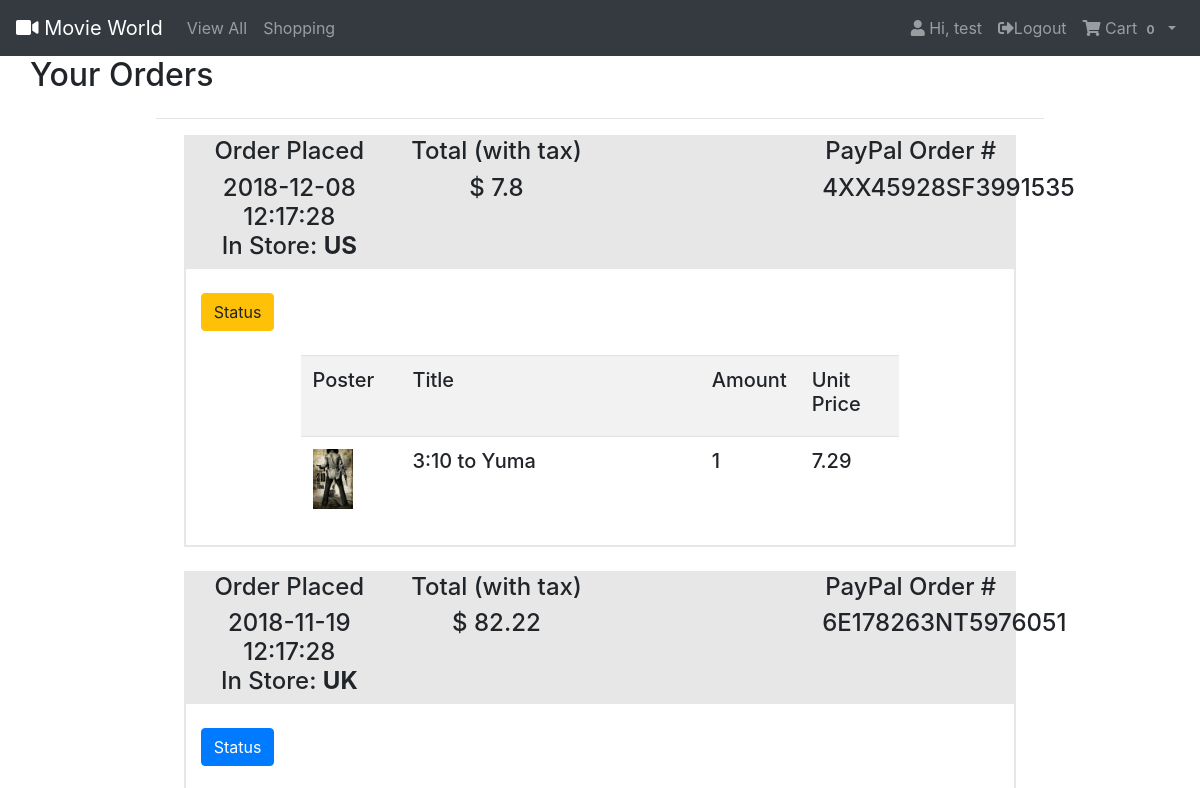
/show_history (signed in, upper part), run on an earlier commit of the app's database.
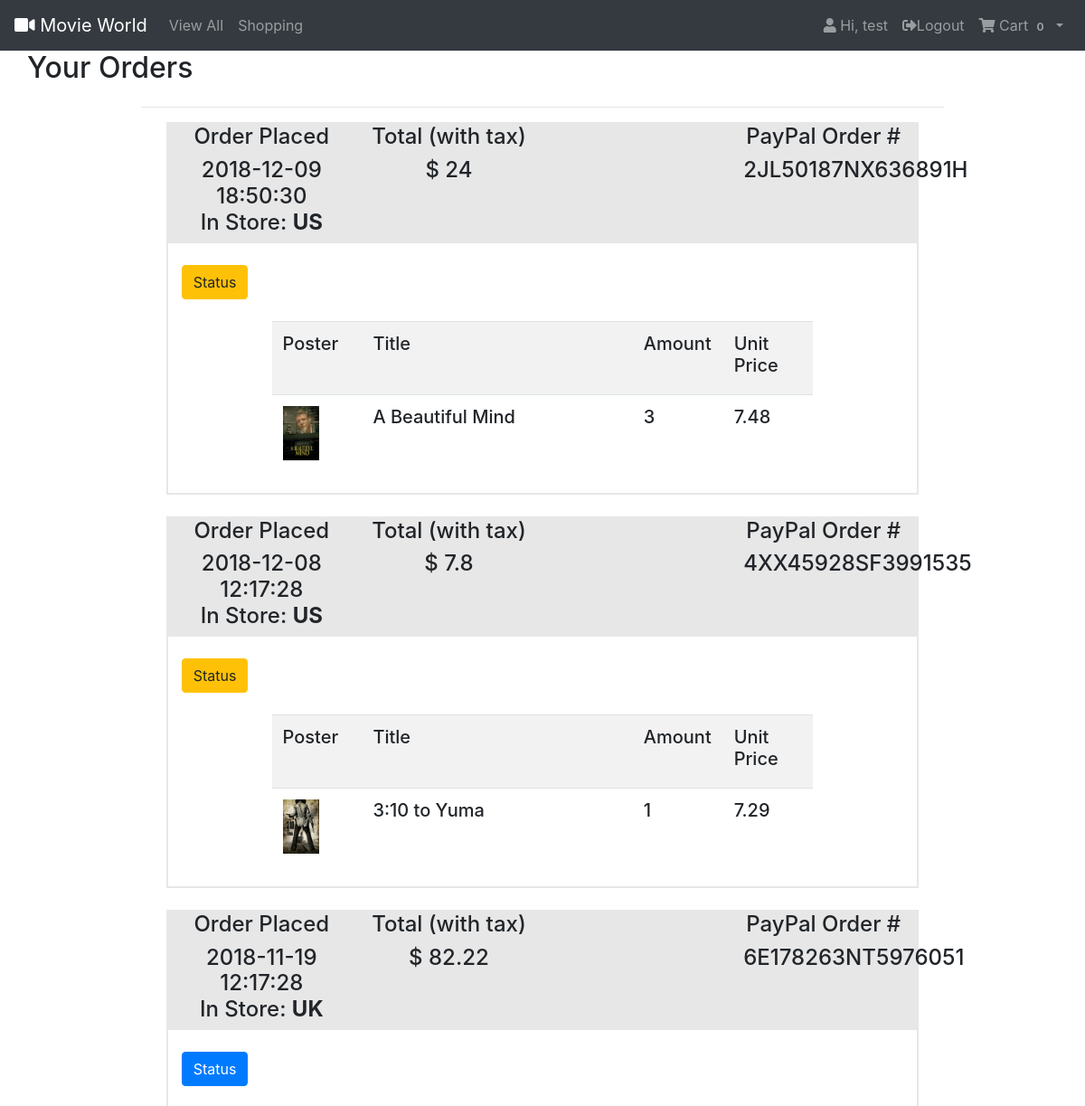
And on a later commit of the database.
### tables this page shows
CREATE TABLE users
(
  userID      INTEGER primary key,
  username    VARCHAR(20) unique not null,
  password    VARCHAR(100) not null,
  is_manager  BOOLEAN
);

CREATE TABLE transaction_info
(
  paypalID        VARCHAR(20) primary key,
  purchaseDate    datetime not null,
  customerID      INTEGER references customer,
  storeID         INTEGER references store,
  totalPrice      INTEGER(10) not null,
  shippingAddress VARCHAR(200) not null,
  -- 0: preparing, 1: shipping, 2: delivered
  status          INTEGER(1) not null,
  check (status>=0 and status<=2)
);

CREATE TABLE store
(
  storeID        INTEGER primary key autoincrement,
  emailAddress   VARCHAR(30) not null,
  region         VARCHAR(30)not null
);

CREATE TABLE transaction_detail
(
  paypalID     VARCHAR(20) references transaction_info,
  movieID      INTEGER references movie,
  amount       INTEGER(10) not null,
  unitPrice        INTEGER(10) not null,
  primary key (paypalID, movieID)
);

CREATE TABLE movie
(
  movieID       INTEGER primary key autoincrement,
  title         VARCHAR(80) not null,
  summary       VARCHAR(1000) not null,
  year          INTEGER(4) not null,
  contentRating VARCHAR(10) not null,
  rating        NUMERIC not null,
  imdbID        VARCHAR(10) unique not null
);

### movie/views.py (the view)
@app.route('/show_history')
@roles_accepted('customer')
def show_history():
    content = copy(context_base)
    conn, cur = get_db()
    cur.execute('select customerID from customer where userID=?', (current_user.id,))
    customer_id = cur.fetchone()[0]
    cur.execute('''
    select paypalID, purchaseDate, region, totalPrice, shippingAddress, status
    from transaction_info
    join store on transaction_info.storeID = store.storeID
    where customerID=?
    order by purchaseDate desc
    ''', (customer_id,))
    records = cur.fetchall()
    history = []
    for record in records:
        order = {
            'paypal_id': record[0],
            'date': record[1],
            'store': record[2],
            'total_price': record[3],
            'shipping': record[4],
            'status': record[5],
            'item_list': []}
        cur.execute('''
        select T.movieID, M.title, T.amount, T.unitPrice
        from transaction_detail T
        join movie M on T.movieID = M.movieID
        where paypalID=?
        ''', (record[0],))
        item_list = cur.fetchall()
        for item in item_list:
            order['item_list'].append({
                'movieID': str(item[0]),
                'title': item[1],
                'amount': item[2],
                'price': item[3]})
        history.append(order)
    content['history'] = history
    content['current_page'] = '/show_history'
    return render_template('show_history.html', **content)

### movie/database.py (called while the page is built)
def get_db():
    if 'db' not in g:
        if current_app.config['DATABASE_OPTION'] == 'MySQL':
            g.db = connector.connect(
                host="127.0.0.1",
                user="luozm",
                password="luo123123",
                database="web_movie"
            )
        elif current_app.config['DATABASE_OPTION'] == 'SQLite':
            g.db = sqlite3.connect(
                current_app.config['DATABASE_SQLITE'],
                detect_types=sqlite3.PARSE_DECLTYPES
            )
            g.db.execute('PRAGMA foreign_keys = ON')
        else:
            raise NotImplementedError
    return g.db, g.db.cursor()

### movie/models.py (called while the page is built)
@login_manager.user_loader
def load_user(user_id):
    user = User()
    return user.query_by_id(user_id)

    def query_by_id(self, user_id):
        conn, cur = get_db()
        cur.execute('select username, password, is_manager from users where userID=?', (user_id,))
        result = cur.fetchone()
        if result is None:
            return None
        else:
            return self._get_user_info(user_id, result[0], result[1], result[2])

### movie/utils.py (called while the page is built)
def roles_accepted(*roles):
    def wrapper(func):
        @wraps(func)
        def decorated_view(*args, **kwargs):
            if not current_user.is_authenticated:
                return login_manager.unauthorized()
            elif current_user.type not in roles:
                flash("Sorry, You do not have the permission to view this page. Return to homepage.")
                return redirect(url_for('index'))
            return func(*args, **kwargs)
        return decorated_view
    return wrapper

### movie/templates/show_history.html (shortened to what this page needs)
{% extends "index.html" %}
{% from "_helpers.html" import shipping_status %}
{% block cssfile %}
    {{ super() }}
    <link href="{{ url_for('static', filename='css/show_history.css') }}" rel="stylesheet">
{% endblock %}
{% block content %}
    <div class="container">
        <div class="row" style="text-align: center"><h2>Your Orders</h2></div>
        <hr width="80%">
        {% for order_info in history %}
            <div class="container auto-center" style="border: 2px solid; border-color: rgb(231, 231, 231)">
                <div class="row" style="text-align: center;background-color: rgb(231, 231, 231)">
                    <div class="col-md-3"><h4>Order Placed</h4></div>
                    <div class="col-md-3"><h4>Total (with tax)</h4></div>
                    <div class="col-md-3"></div>
                    <div class="col-md-3"><h4>PayPal Order #</h4></div>
                    <div class="col-md-3"><h4>{{ order_info.date }}<br>In Store: <b>{{ order_info.store }}</b></h4></div>
                    <div class="col-md-3"><h4>$ {{ order_info.total_price }}</h4></div>
                    <div class="col-md-3"></div>
                    <div class="col-md-3"><h4>{{ order_info.paypal_id }}</h4></div>
                </div>
                <br>
                {{ shipping_status(order_info) }}
                <br>
                <br>
                    <table class="table table-striped auto-center">
                        <tr>
                            <th class="col-md-2"><h5>Poster</h5></th>
                            <th class="col-md-6"><h5>Title</h5></th>
                            <th class="col-md-2"><h5>Amount</h5></th>
                            <th class="col-md-2"><h5>Unit Price</h5></th>
                        </tr>
                        {% for movie_detail in order_info.item_list %}
                            <tr>
                                <td><img src="{{url_for('static', filename='posters/' + movie_detail.movieID + '.jpg')}}" width="40px" height="60px"></td>
                                <td><h5>{{ movie_detail.title }}</h5></td>
                                <td><h5>{{ movie_detail.amount }}</h5></td>
                                <td><h5>{{ movie_detail.price }}</h5></td>
                            </tr>
                        {% endfor %}
                    </table>
                <br>
            </div>
            <br>
        {% endfor %}
    </div>
{% endblock %}

### movie/templates/index.html (shortened to what this page needs)
{% extends "template.html" %}
{% block cssfile %}<link rel="stylesheet" href="/static/css/cart.css">{% endblock %}
{% block body %}
    <nav class="navbar navbar-expand-lg navbar-dark bg-dark">
        <a class="navbar-brand" href="/"><span class="fas fa-video"></span> Movie World</a>
        <div class="collapse navbar-collapse" id="navbarSupportedContent">
            <ul class="navbar-nav mr-auto">
                {% if current_user.type == 'customer' %}
                    <li {% if current_page=='/list' %} class="nav-item active" {% endif %}><a class="nav-link" href="/list"> View All </a></li>
                    <li {% if current_page=='/shopping' %} class="nav-item active" {% endif %}><a class="nav-link" href="/shopping"> Shopping </a></li>
                {% elif current_user.type == 'senior_manager' or current_user.type == 'manager' %}
                    <li {% if current_page=='/manager' %} class="nav-item active" {% endif %}><a class="nav-link" href="/manager"> Manage </a></li>
                {% endif %}
            </ul>
            <ul class="nav navbar-nav navbar-right running-nav-right">
                {% if current_user.is_anonymous %}
                    <li><a class="nav-link" href="/register"><span class="glyphicon glyphicon-user"></span> Sign Up </a></li>
                    <li><a class="nav-link" href="/login"><span class="glyphicon glyphicon-log-in"></span> Login </a></li>
                {% else %}
                    {% if current_user.type == 'customer' %}
                        <li><a class="nav-link" href="/show_history"><span class="fas fa-user"></span> Hi, {{ current_user.username }}</a></li>
                    {% else %}
                        <li><a class="nav-link" href="/manage_customer"><span class="fas fa-user"></span> Hi, {{ current_user.username }} </a></li>
                    {% endif %}
                    <li><a class="nav-link" href="{{ url_for('logout') }}"><span class="fas fa-sign-out-alt"></span>Logout</a></li>
                    {% if current_user.type == 'customer' %}
                        <li class="dropdown">
                            <a href="#" class="dropdown-toggle nav-link" data-toggle="dropdown" role="button" aria-expanded="false">
                                <span class="fas fa-shopping-cart"></span>
                                Cart
                                <span class="badge">0</span>
                            </a>
                        </li>
                    {% endif %}
                {% endif %}
            </ul>
        </div>
    </nav>
    {% block content %}{% endblock %}
{% endblock %}

### movie/templates/_helpers.html (shortened to what this page needs)
{% macro shipping_status(order_info) %}
    {% if order_info.status == 0 %}
        <button type="button" class="btn btn-warning" title="Shipping Status"
                data-container="body" data-toggle="hover" data-placement="right"
                data-content="Shipping Address: {{ order_info.shipping }}<br>Shipping Status: <b>Preparing your order</b>">
            Status
        </button>
    {% elif order_info.status == 1 %}
        <button type="button" class="btn btn-primary" title="Shipping Status"
                data-container="body" data-toggle="hover" data-placement="right"
                data-content="Shipping Address: {{ order_info.shipping }}<br>Shipping Status: <b>Shipping</b>">
            Status
        </button>
    {% else %}
        <button type="button" class="btn btn-success" title="Shipping Status"
                data-container="body" data-toggle="hover" data-placement="right"
                data-content="Shipping Address: {{ order_info.shipping }}<br>Shipping Status: <b>Delivered</b>">
            Status
        </button>
    {% endif %}
{% endmacro %}

### movie/templates/template.html (shortened to what this page needs)
<!DOCTYPE html>
<html lang="en">
<head>
    <link rel="stylesheet" href="https://stackpath.bootstrapcdn.com/bootstrap/4.1.3/css/bootstrap.min.css">
    <link rel="stylesheet" href="https://use.fontawesome.com/releases/v5.5.0/css/all.css">
    <link href="{{ url_for('static', filename='css/index.css') }}" rel="stylesheet">
    {% block cssfile %}{% endblock %}
</head>
<body>
{% block body %}{% endblock %}
</body>
</html>

### movie/static/css/show_history.css (style rules this page uses)
.auto-center { width: 75%; margin: auto; }

What changed in the data, as far as the page shows it:
added transaction_info: date "2018-12-09 18:50:30", store "US", total_price "24", paypal_id "2JL50187NX636891H"
added transaction_detail: movieID (picture), title "A Beautiful Mind", amount "3", price "7.48", shown under "2018-12-09 18:50:30"
